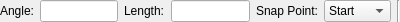
<?xml version="1.0" encoding="UTF-8"?>
<ui version="4.0" stdsetdef="1">
  <resources><include location="../../../res/extui/extui.qrc"/></resources><author></author>
  <comment></comment>
  <exportmacro></exportmacro>
  <class>QG_LineAngleOptions</class>
  <widget class="QWidget" name="QG_LineAngleOptions">
    <property name="geometry">
      <rect>
        <x>0</x>
        <y>0</y>
        <width>400</width>
        <height>22</height>
      </rect>
    </property>
    <property name="sizePolicy">
      <sizepolicy>
        <hsizetype>4</hsizetype>
        <vsizetype>5</vsizetype>
        <horstretch>0</horstretch>
        <verstretch>0</verstretch>
      </sizepolicy>
    </property>
    <property name="minimumSize">
      <size>
        <width>300</width>
        <height>22</height>
      </size>
    </property>
    <property name="maximumSize">
      <size>
        <width>400</width>
        <height>22</height>
      </size>
    </property>
    <property name="windowTitle">
      <string>Line Angle Options</string>
    </property>
    <layout class="QHBoxLayout">
      <item>
        <widget class="QLabel" name="lAngle">
          <property name="sizePolicy">
            <sizepolicy>
              <hsizetype>1</hsizetype>
              <vsizetype>0</vsizetype>
              <horstretch>0</horstretch>
              <verstretch>0</verstretch>
            </sizepolicy>
          </property>
          <property name="text">
            <string>Angle:</string>
          </property>
          <property name="wordWrap">
            <bool>false</bool>
          </property>
        </widget>
      </item>
      <item>
        <widget class="QLineEdit" name="leAngle">
          <property name="sizePolicy">
            <sizepolicy>
              <hsizetype>5</hsizetype>
              <vsizetype>0</vsizetype>
              <horstretch>0</horstretch>
              <verstretch>0</verstretch>
            </sizepolicy>
          </property>
          <property name="toolTip" stdset="0">
            <string>Line angle</string>
          </property>
        </widget>
      </item>
      <item>
        <widget class="QLabel" name="lLength">
          <property name="sizePolicy">
            <sizepolicy>
              <hsizetype>1</hsizetype>
              <vsizetype>0</vsizetype>
              <horstretch>0</horstretch>
              <verstretch>0</verstretch>
            </sizepolicy>
          </property>
          <property name="text">
            <string>Length:</string>
          </property>
          <property name="wordWrap">
            <bool>false</bool>
          </property>
        </widget>
      </item>
      <item>
        <widget class="QLineEdit" name="leLength">
          <property name="sizePolicy">
            <sizepolicy>
              <hsizetype>5</hsizetype>
              <vsizetype>0</vsizetype>
              <horstretch>0</horstretch>
              <verstretch>0</verstretch>
            </sizepolicy>
          </property>
          <property name="toolTip" stdset="0">
            <string>Length of line</string>
          </property>
        </widget>
      </item>
      <item>
        <widget class="QLabel" name="lSnapPoint">
          <property name="text">
            <string>Snap Point:</string>
          </property>
          <property name="wordWrap">
            <bool>false</bool>
          </property>
        </widget>
      </item>
      <item>
        <widget class="QComboBox" name="cbSnapPoint">
          <property name="font">
            <font/>
          </property>
          <item>
            <property name="text">
              <string>Start</string>
            </property>
          </item>
          <item>
            <property name="text">
              <string>Middle</string>
            </property>
          </item>
          <item>
            <property name="text">
              <string>End</string>
            </property>
          </item>
        </widget>
      </item>
      <item>
        <widget class="Line" name="sep1">
          <property name="sizePolicy">
            <sizepolicy>
              <hsizetype>0</hsizetype>
              <vsizetype>1</vsizetype>
              <horstretch>0</horstretch>
              <verstretch>0</verstretch>
            </sizepolicy>
          </property>
          <property name="frameShape">
            <enum>QFrame::VLine</enum>
          </property>
          <property name="frameShadow">
            <enum>QFrame::Sunken</enum>
          </property>
        </widget>
      </item>
    </layout>
  </widget>
  <layoutdefault spacing="6" margin="0"/>
  <connections>
    <connection>
      <sender>leAngle</sender>
      <signal>textChanged(QString)</signal>
      <receiver>QG_LineAngleOptions</receiver>
      <slot>updateAngle(QString)</slot>
    </connection>
    <connection>
      <sender>leLength</sender>
      <signal>textChanged(QString)</signal>
      <receiver>QG_LineAngleOptions</receiver>
      <slot>updateLength(QString)</slot>
    </connection>
    <connection>
      <sender>cbSnapPoint</sender>
      <signal>activated(int)</signal>
      <receiver>QG_LineAngleOptions</receiver>
      <slot>updateSnapPoint(int)</slot>
    </connection>
  </connections>
</ui>
